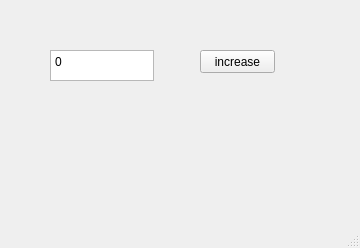
<?xml version="1.0" encoding="UTF-8"?>
<ui version="4.0">
 <class>MainWindow</class>
 <widget class="QMainWindow" name="MainWindow">
  <property name="geometry">
   <rect>
    <x>0</x>
    <y>0</y>
    <width>360</width>
    <height>248</height>
   </rect>
  </property>
  <property name="windowTitle">
   <string>MainWindow</string>
  </property>
  <widget class="QWidget" name="centralwidget">
   <widget class="QPushButton" name="pb">
    <property name="geometry">
     <rect>
      <x>200</x>
      <y>50</y>
      <width>75</width>
      <height>23</height>
     </rect>
    </property>
    <property name="text">
     <string>increase</string>
    </property>
   </widget>
   <widget class="QTextEdit" name="te">
    <property name="geometry">
     <rect>
      <x>50</x>
      <y>50</y>
      <width>104</width>
      <height>31</height>
     </rect>
    </property>
    <property name="html">
     <string>&lt;!DOCTYPE HTML PUBLIC &quot;-//W3C//DTD HTML 4.0//EN&quot; &quot;http://www.w3.org/TR/REC-html40/strict.dtd&quot;&gt;
&lt;html&gt;&lt;head&gt;&lt;meta name=&quot;qrichtext&quot; content=&quot;1&quot; /&gt;&lt;style type=&quot;text/css&quot;&gt;
p, li { white-space: pre-wrap; }
&lt;/style&gt;&lt;/head&gt;&lt;body style=&quot; font-family:'Gulim'; font-size:9pt; font-weight:400; font-style:normal;&quot;&gt;
&lt;p style=&quot; margin-top:0px; margin-bottom:0px; margin-left:0px; margin-right:0px; -qt-block-indent:0; text-indent:0px;&quot;&gt;0&lt;/p&gt;&lt;/body&gt;&lt;/html&gt;</string>
    </property>
   </widget>
  </widget>
  <widget class="QMenuBar" name="menubar">
   <property name="geometry">
    <rect>
     <x>0</x>
     <y>0</y>
     <width>360</width>
     <height>21</height>
    </rect>
   </property>
  </widget>
  <widget class="QStatusBar" name="statusbar"/>
 </widget>
 <resources/>
 <connections/>
</ui>
